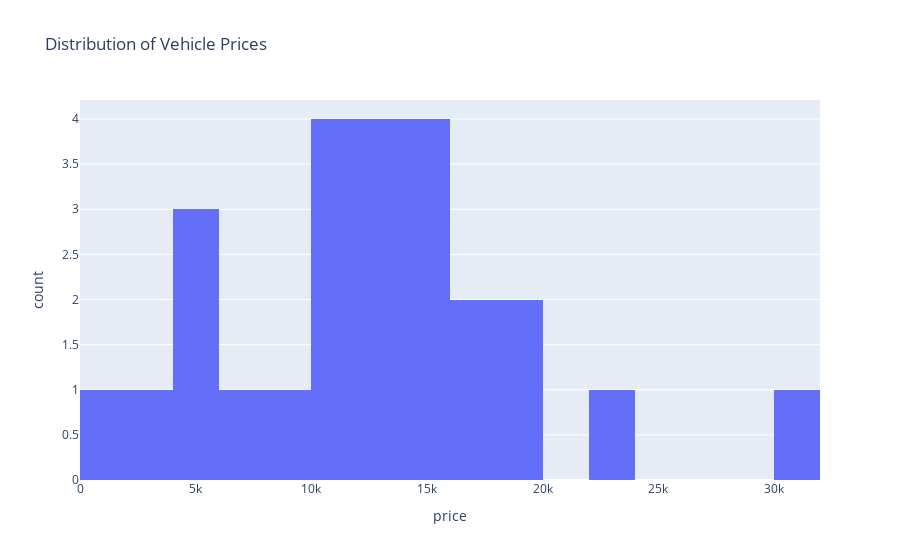
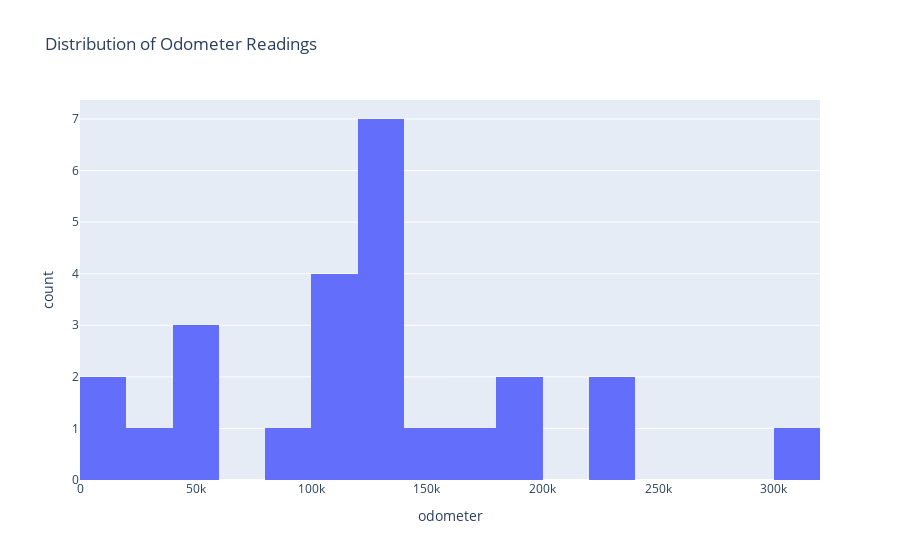
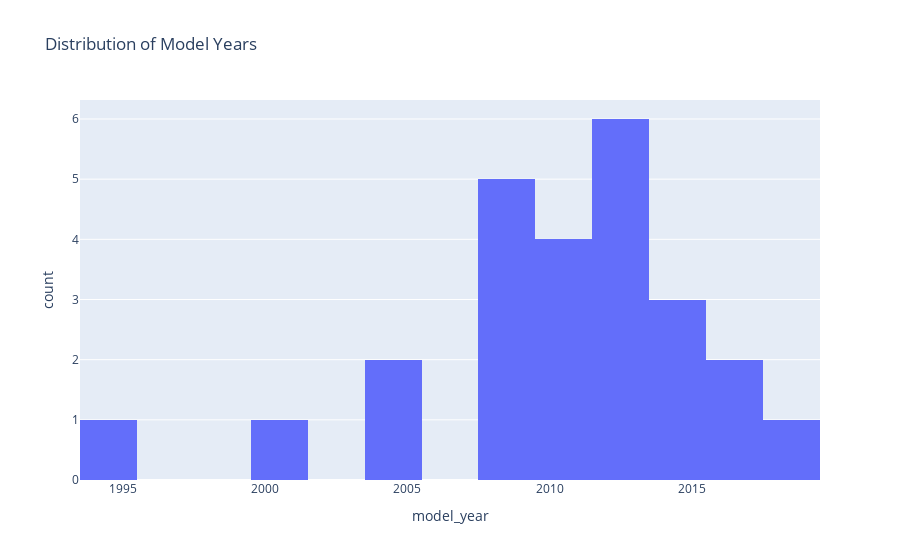

These figures' notebook cell, in order:
### Code cell
#Plot histogram
data = {
    'price': [14990, 15990, 19500, 12990, 14990, 13990, 12500, 7500, 5000, 3890, 8000, 11499, 5100, 11200, 10400, 30300, 13000, 16999, 14950, 1900, 23800, 16500, 11950, 4826, 18000],
    'odometer': [57954, 109473, 128413, 132285, 130725, 100669, 128325, 180000, 137273, 300000, 234000, 54772, 188000, 90302, 111871, 30339, 146000, 137230, 114773, 207, 10899, 123262, 170000, 226111, 50500],
    'model_year': [2014, 2013, 2011, 2009, 2010, 2014, 2013, 2004, 2009, 2011, 2009, 2017, 2008, 2015, 2012, 2017, 2005, 2013, 2012, 1994, 2019, 2012, 2008, 2000, 2010]
}
df = pd.DataFrame(data)

# Histogram for Price
fig_price = px.histogram(df, x='price', nbins=20, title='Distribution of Vehicle Prices')
fig_price.show()

# Histogram for Odometer
fig_odometer = px.histogram(df, x='odometer', nbins=20, title='Distribution of Odometer Readings')
fig_odometer.show()

# Histogram for Model Year
fig_model_year = px.histogram(df, x='model_year', nbins=20, title='Distribution of Model Years')
fig_model_year.show()

### Figure 1 — Plotly figure (JSON) as saved in the notebook; plotly's stock layout.template omitted (floating-point values rounded to 4 significant figures)
{"data": [{"alignmentgroup": "True", "bingroup": "x", "hovertemplate": "price=%{x}<br>count=%{y}<extra></extra>", "legendgroup": "", "marker": {"color": "#636efa", "pattern": {"shape": ""}}, "name": "", "nbinsx": 20, "offsetgroup": "", "orientation": "v", "showlegend": false, "type": "histogram", "x": [14990, 15990, 19500, 12990, 14990, 13990, 12500, 7500, 5000, 3890, 8000, 11499, 5100, 11200, 10400, 30300, 13000, 16999, 14950, 1900, 23800, 16500, 11950, 4826, 18000], "xaxis": "x", "yaxis": "y"}], "layout": {"barmode": "relative", "legend": {"tracegroupgap": 0}, "title": {"text": "Distribution of Vehicle Prices"}, "xaxis": {"anchor": "y", "domain": [0, 1], "title": {"text": "price"}}, "yaxis": {"anchor": "x", "domain": [0, 1], "title": {"text": "count"}}}}

### Figure 2 — Plotly figure (JSON) as saved in the notebook; plotly's stock layout.template omitted (floating-point values rounded to 4 significant figures)
{"data": [{"alignmentgroup": "True", "bingroup": "x", "hovertemplate": "odometer=%{x}<br>count=%{y}<extra></extra>", "legendgroup": "", "marker": {"color": "#636efa", "pattern": {"shape": ""}}, "name": "", "nbinsx": 20, "offsetgroup": "", "orientation": "v", "showlegend": false, "type": "histogram", "x": [57954, 109473, 128413, 132285, 130725, 100669, 128325, 180000, 137273, 300000, 234000, 54772, 188000, 90302, 111871, 30339, 146000, 137230, 114773, 207, 10899, 123262, 170000, 226111, 50500], "xaxis": "x", "yaxis": "y"}], "layout": {"barmode": "relative", "legend": {"tracegroupgap": 0}, "title": {"text": "Distribution of Odometer Readings"}, "xaxis": {"anchor": "y", "domain": [0, 1], "title": {"text": "odometer"}}, "yaxis": {"anchor": "x", "domain": [0, 1], "title": {"text": "count"}}}}

### Figure 3 — Plotly figure (JSON) as saved in the notebook; plotly's stock layout.template omitted (floating-point values rounded to 4 significant figures)
{"data": [{"alignmentgroup": "True", "bingroup": "x", "hovertemplate": "model_year=%{x}<br>count=%{y}<extra></extra>", "legendgroup": "", "marker": {"color": "#636efa", "pattern": {"shape": ""}}, "name": "", "nbinsx": 20, "offsetgroup": "", "orientation": "v", "showlegend": false, "type": "histogram", "x": [2014, 2013, 2011, 2009, 2010, 2014, 2013, 2004, 2009, 2011, 2009, 2017, 2008, 2015, 2012, 2017, 2005, 2013, 2012, 1994, 2019, 2012, 2008, 2000, 2010], "xaxis": "x", "yaxis": "y"}], "layout": {"barmode": "relative", "legend": {"tracegroupgap": 0}, "title": {"text": "Distribution of Model Years"}, "xaxis": {"anchor": "y", "domain": [0, 1], "title": {"text": "model_year"}}, "yaxis": {"anchor": "x", "domain": [0, 1], "title": {"text": "count"}}}}
